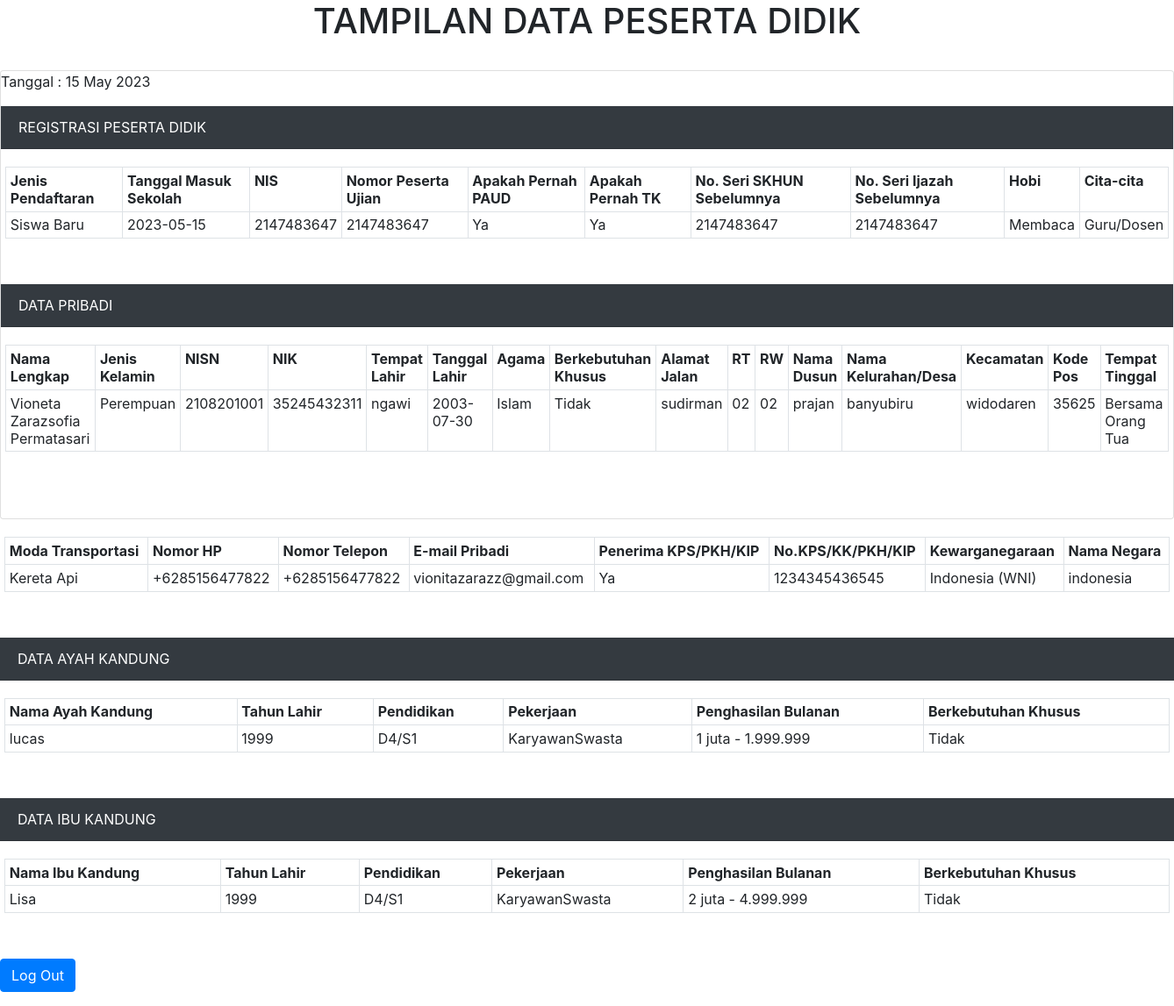
The page /tampil.php on the database its author committed.
### tables this page shows
CREATE TABLE `registrasi` (
  `id` int(11) NOT NULL,
  `jenispendaftaran` enum('Siswa Baru','Pindahan') NOT NULL,
  `tanggalmasuk` date NOT NULL,
  `nis` int(50) NOT NULL,
  `nomerps` int(50) NOT NULL,
  `paud` enum('Ya','Tidak') NOT NULL,
  `tk` enum('Ya','Tidak') NOT NULL,
  `skhun` int(50) NOT NULL,
  `ijazah` int(50) NOT NULL,
  `hobi` enum('Olahraga','Kesenian','Membaca','Menulis','Traveling','Lainnya') NOT NULL,
  `cita` enum('PNS','TNI/POLRI','Guru/Dosen','Dokter','Politikus','Wiraswasta','Seni/Lukis/Artis/Sejenisnya','Lainnya') NOT NULL
);

CREATE TABLE `datapribadi` (
  `id` int(11) NOT NULL,
  `nama_lengkap` varchar(50) NOT NULL,
  `jenis_kelamin` enum('Laki-Laki','Perempuan') NOT NULL,
  `nisn` varchar(10) NOT NULL,
  `nik` varchar(16) NOT NULL,
  `tempat_lahir` varchar(50) NOT NULL,
  `tanggal_lahir` date NOT NULL,
  `agama` varchar(100) NOT NULL,
  `berkebutuhan_khusus` varchar(100) NOT NULL,
  `alamat_jalan` varchar(100) NOT NULL,
  `rt` varchar(3) NOT NULL,
  `rw` varchar(3) NOT NULL,
  `nama_dusun` varchar(50) DEFAULT NULL,
  `kelurahan_desa` varchar(50) NOT NULL,
  `kecamatan` varchar(50) NOT NULL,
  `kode_pos` varchar(10) NOT NULL,
  `tempat_tinggal` varchar(100) NOT NULL,
  `transportasi` varchar(100) NOT NULL,
  `hp` varchar(15) NOT NULL,
  `telepon` varchar(50) NOT NULL,
  `email` varchar(50) NOT NULL,
  `penerima_kps` enum('Ya','Tidak') NOT NULL,
  `no_kps` varchar(20) NOT NULL,
  `kewarganegaraan` varchar(100) NOT NULL,
  `namaneg` varchar(100) NOT NULL
);

CREATE TABLE `ayahkandung` (
  `id` int(11) NOT NULL,
  `namaayah` varchar(50) NOT NULL,
  `tahunlahir` int(30) NOT NULL,
  `pendidikan` varchar(100) NOT NULL,
  `pekerjaan` varchar(100) NOT NULL,
  `penghasilan` varchar(100) NOT NULL,
  `berkebutuhan` varchar(100) NOT NULL
);

CREATE TABLE `ibukandung` (
  `id` int(11) NOT NULL,
  `namaibu` varchar(50) NOT NULL,
  `tahunlahir` int(30) NOT NULL,
  `pendidikan` varchar(100) NOT NULL,
  `pekerjaan` varchar(100) NOT NULL,
  `penghasilan` varchar(100) NOT NULL,
  `berkebutuhan` varchar(100) NOT NULL
);

### tampil.php (the view, shortened to what this page needs)
<html>
<head>
    <link rel="stylesheet" href="https://cdn.jsdelivr.net/npm/bootstrap@4.4.1/dist/css/bootstrap.min.css">
</head>
<body>
    <h1 class="text-center">TAMPILAN DATA PESERTA DIDIK</h1><br>
    <div class="card">
        <p>Tanggal : <?php echo date('d F Y'); ?></p>
        <div class="card-header bg-dark text-white">
            REGISTRASI PESERTA DIDIK
        </div>
        <div class="card-body">
            <form method="post" action="logout.php">
                <div class="form-group row">
                    <table class="table table-bordered table-sm">
                        <tr>
                            <th>Jenis Pendaftaran</th>
                            <th>Tanggal Masuk Sekolah</th>
                            <th>NIS</th>
                            <th>Nomor Peserta Ujian</th>
                            <th>Apakah Pernah PAUD</th>
                            <th>Apakah Pernah TK</th>
                            <th>No. Seri SKHUN Sebelumnya</th>
                            <th>No. Seri Ijazah Sebelumnya</th>
                            <th>Hobi</th>
                            <th>Cita-cita</th>
                        </tr>
                        <?php
                    include 'koneksi.php';
                    $registrasi = mysqli_query($conn, "SELECT * FROM registrasi");
                    foreach ($registrasi as $row) {
                echo "<tr>
                    <td>" . $row['jenispendaftaran'] . "</td>
                    <td>" . $row['tanggalmasuk'] . "</td>
                    <td>" . $row['nis'] . "</td>
                    <td>" . $row['nomerps'] . "</td>
                    <td>" . $row['paud'] . "</td>
                    <td>" . $row['tk'] . "</td>
                    <td>" . $row['skhun'] . "</td>
                    <td>" . $row['ijazah'] . "</td>
                    <td>" . $row['hobi'] . "</td>
                    <td>" . $row['cita'] . "</td>
                <tr>";
                    }
                    ?>
                    </table>
                </div>
        </div>
        <div class="card-header bg-dark text-white">
            DATA PRIBADI
        </div>
        <div class="card-body">
            <form method="post" action="logout.php">
                <div class="form-group row">
                    <table class="table table-bordered table-sm">
                        <tr>
                            <th>Nama Lengkap</th>
                            <th>Jenis Kelamin</th>
                            <th>NISN</th>
                            <th>NIK</th>
                            <th>Tempat Lahir</th>
                            <th>Tanggal Lahir</th>
                            <th>Agama</th>
                            <th>Berkebutuhan Khusus</th>
                            <th>Alamat Jalan</th>
                            <th>RT</th>
                            <th>RW</th>
                            <th>Nama Dusun</th>
                            <th>Nama Kelurahan/Desa</th>
                            <th>Kecamatan</th>
                            <th>Kode Pos</th>
                            <th>Tempat Tinggal</th>
                        </tr>
                        <?php
                    include 'koneksi.php';
                    $datapribadi = mysqli_query($conn, "SELECT * FROM datapribadi");
                    foreach ($datapribadi as $row) {
                echo "<tr>
                    <td>" . $row['nama_lengkap'] . "</td>
                    <td>" . $row['jenis_kelamin'] . "</td>
                    <td>" . $row['nisn'] . "</td>
                    <td>" . $row['nik'] . "</td>
                    <td>" . $row['tempat_lahir'] . "</td>
                    <td>" . $row['tanggal_lahir'] . "</td>
                    <td>" . $row['agama'] . "</td>
                    <td>" . $row['berkebutuhan_khusus'] . "</td>
                    <td>" . $row['alamat_jalan'] . "</td>
                    <td>" . $row['rt'] . "</td>
                    <td>" . $row['rw'] . "</td>
                    <td>" . $row['nama_dusun'] . "</td>
                    <td>" . $row['kelurahan_desa'] . "</td>
                    <td>" . $row['kecamatan'] . "</td>
                    <td>" . $row['kode_pos'] . "</td>
                    <td>" . $row['tempat_tinggal'] . "</td>
                <tr>";
                    }
                    ?>
                    </table>
                </div>
                <br>
            </form>
        </div>
    </div>
    <div class="card-body">
        <div class="form-group row">
            <table class="table table-bordered table-sm">
                <tr>
                    <th>Moda Transportasi</th>
                    <th>Nomor HP</th>
                    <th>Nomor Telepon</th>
                    <th>E-mail Pribadi</th>
                    <th>Penerima KPS/PKH/KIP</th>
                    <th>No.KPS/KK/PKH/KIP</th>
                    <th>Kewarganegaraan</th>
                    <th>Nama Negara</th>
                </tr>
                <?php
                    include 'koneksi.php';
                    $datapribadi = mysqli_query($conn, "SELECT * FROM datapribadi");
                    foreach ($datapribadi as $row) {
                echo "<tr>
                <td>" . $row['transportasi'] . "</td>
                    <td>" . $row['hp'] . "</td>
                    <td>" . $row['telepon'] . "</td>
                    <td>" . $row['email'] . "</td>
                    <td>" . $row['penerima_kps'] . "</td>
                    <td>" . $row['no_kps'] . "</td>
                    <td>" . $row['kewarganegaraan'] . "</td>
                    <td>" . $row['namaneg'] . "</td>
                <tr>";
                    }
                    ?>
            </table>
        </div>
    </div>
    <div class="card-header bg-dark text-white">
        DATA AYAH KANDUNG
    </div>
    <div class="card-body">
        <div class="form-group row">
            <table class="table table-bordered table-sm">
                <tr>
                    <th>Nama Ayah Kandung</th>
                    <th>Tahun Lahir</th>
                    <th>Pendidikan</th>
                    <th>Pekerjaan</th>
                    <th>Penghasilan Bulanan</th>
                    <th>Berkebutuhan Khusus</th>
                </tr>
                <?php
                    include 'koneksi.php';
                    $ayahkandung = mysqli_query($conn, "SELECT * FROM ayahkandung");
                    foreach ($ayahkandung as $row) {
                echo "<tr>
                    <td>" . $row['namaayah'] . "</td>
                    <td>" . $row['tahunlahir'] . "</td>
                    <td>" . $row['pendidikan'] . "</td>
                    <td>" . $row['pekerjaan'] . "</td>
                    <td>" . $row['penghasilan'] . "</td>
                    <td>" . $row['berkebutuhan'] . "</td>
                <tr>";
                    }
                    ?>
            </table>
        </div>
    </div>
    <div class="card-header bg-dark text-white">
        DATA IBU KANDUNG
    </div>
    <div class="card-body">
        <div class="form-group row">
            <table class="table table-bordered table-sm">
                <tr>
                    <th>Nama Ibu Kandung</th>
                    <th>Tahun Lahir</th>
                    <th>Pendidikan</th>
                    <th>Pekerjaan</th>
                    <th>Penghasilan Bulanan</th>
                    <th>Berkebutuhan Khusus</th>
                </tr>
                <?php
                    include 'koneksi.php';
                    $ibukandung = mysqli_query($conn, "SELECT * FROM ibukandung");
                    foreach ($ibukandung as $row) {
                echo "<tr>
                    <td>" . $row['namaibu'] . "</td>
                    <td>" . $row['tahunlahir'] . "</td>
                    <td>" . $row['pendidikan'] . "</td>
                    <td>" . $row['pekerjaan'] . "</td>
                    <td>" . $row['penghasilan'] . "</td>
                    <td>" . $row['berkebutuhan'] . "</td>
                <tr>";
                    }
                    ?>
            </table>
        </div>
    </div>
    <form action="logout.php" method="POST">
        <div class="form-group row">
            <div class="col-sm-10">
                <button type="keluar" name="keluar" class="btn btn-primary">Log Out</button>
            </div>
        </div>
    </form>
</body>
</html>

### rows shown on the page
registrasi: jenispendaftaran "Siswa Baru", tanggalmasuk "2023-05-15", nis "2147483647", nomerps "2147483647", paud "Ya", tk "Ya", skhun "2147483647", ijazah "2147483647", hobi "Membaca", cita "Guru/Dosen"
datapribadi: nama_lengkap "Vioneta Zarazsofia Permatasari", jenis_kelamin "Perempuan", nisn "2108201001", nik "35245432311", tempat_lahir "ngawi", tanggal_lahir "2003-07-30", agama "Islam", berkebutuhan_khusus "Tidak", alamat_jalan "sudirman", rt "02", rw "02", nama_dusun "prajan", kelurahan_desa "banyubiru", kecamatan "widodaren", kode_pos "35625", tempat_tinggal "Bersama Orang Tua", transportasi "Kereta Api", hp "+6285156477822", telepon "+6285156477822", email "vionitazarazz@gmail.com", penerima_kps "Ya", no_kps "1234345436545", kewarganegaraan "Indonesia (WNI)", namaneg "indonesia"
ayahkandung: namaayah "lucas", tahunlahir "1999", pendidikan "D4/S1", pekerjaan "KaryawanSwasta", penghasilan "1 juta - 1.999.999", berkebutuhan "Tidak"
ibukandung: namaibu "Lisa", tahunlahir "1999", pendidikan "D4/S1", pekerjaan "KaryawanSwasta", penghasilan "2 juta - 4.999.999", berkebutuhan "Tidak"
